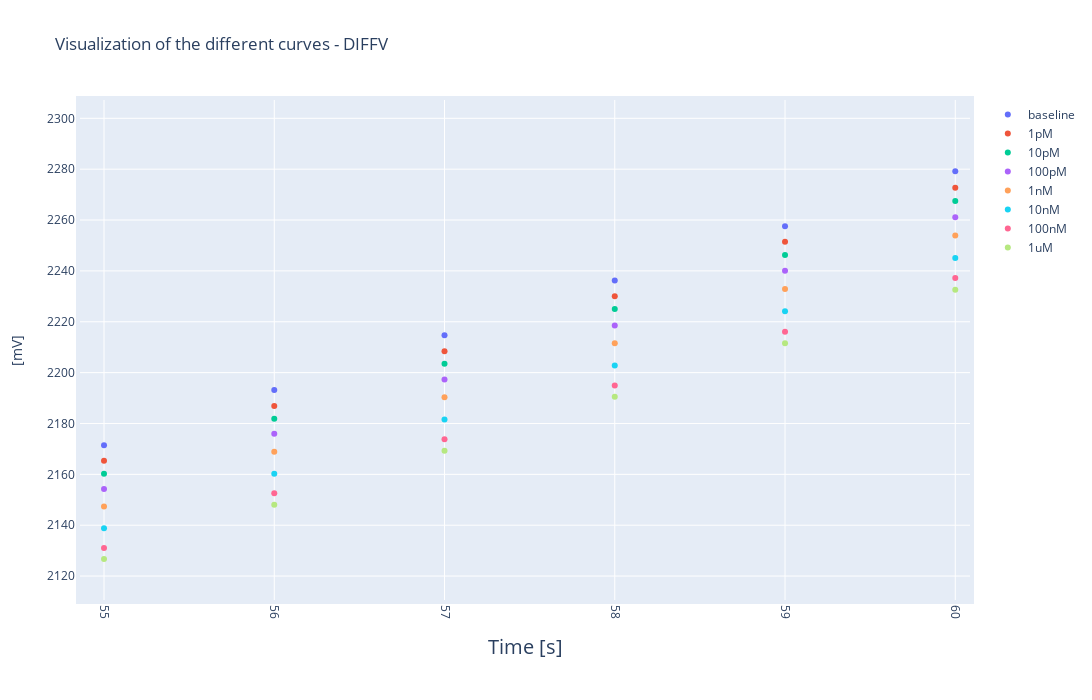

The notebook cell saved with this chart:
### Code cell
plt.figure(figsize=(10,10))
fig = go.Figure()
x = average_5sweeps
fig.add_traces([go.Scatter(x=x.index, y=x[i], mode='markers',name = i) for i in conc])

fig.update_layout(
    autosize=False,
    width=1200,
    height=700,
    margin=dict(
        l=50,
        r=50,
        b=100,
        t=100,
        pad=4
    ),
    title = 'Visualization of the different curves - DIFFV'
)

fig.update_xaxes(
        tickangle = 90,
        title_text = "Time [s]",
        title_font = {"size": 20},
        title_standoff = 25)

fig.update_yaxes(
        title_text = "[mV]",
        title_standoff = 25)
#plt.savefig(r'C:\Users\Desi\Desktop\TesiStanford\Nasensing\MaxDiffVAcrossConcentrations.png')
fig.show()
